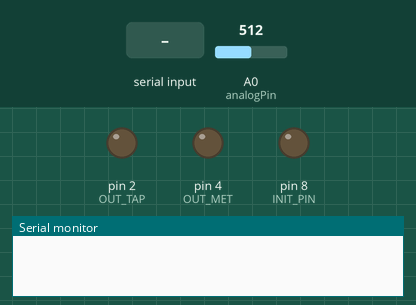
Simulated run of this sketch. Board: Arduino Uno, built with avr-gcc and run on an emulated ATmega328P. Shown: output pins drawn as LEDs (lit = HIGH), the last lines printed to the serial monitor. Inputs (shaded band) come from the test bench; at power-on: A0 (analogPin) = 512.

Above: at 1.2 s.
1.3 s: "a" received over Serial
At 1.55 s:
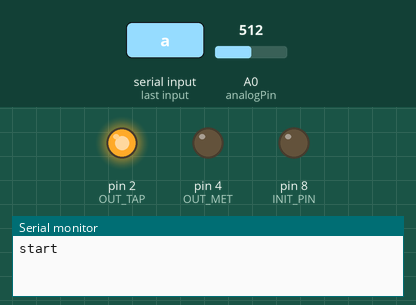
4.3 s: A0 (analogPin) set to 990
7.3 s: A0 (analogPin) set to 1019
At 9.2 s:
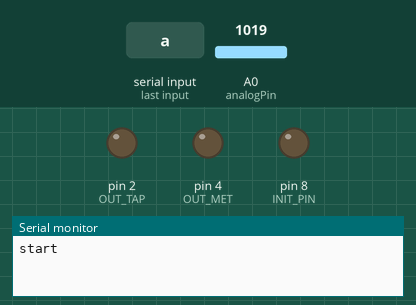
10.3 s: A0 (analogPin) set to 900
At 11.1 s:
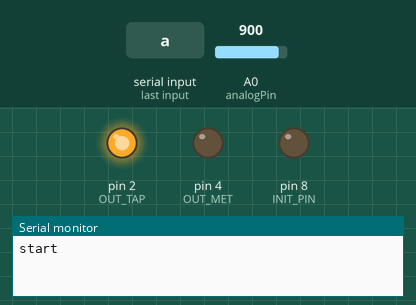
11.8 s: A0 (analogPin) set to 1023
At 12.3 s:
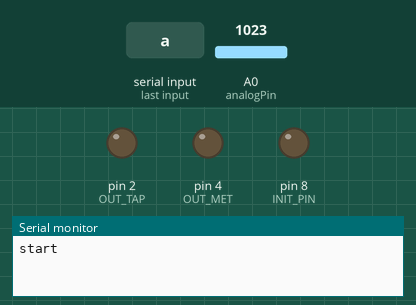
Timing chart, 0 to 14.8 s (numbered marks = the images above; inputs shaded):
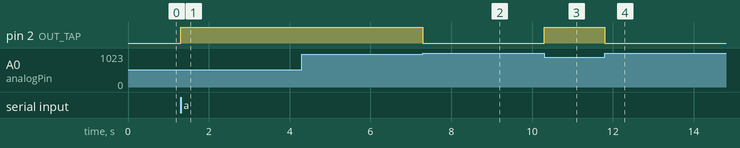

Measured:
- the behaviour switches between 1000 and 1001 on A0 (analogPin) (found by bisection; images 1 and 2)
- after the input at 1.3 s, pin 2 (OUT_TAP): LOW → HIGH at once
- after the input at 7.3 s, pin 2 (OUT_TAP): HIGH → LOW at once
- after the input at 10.3 s, pin 2 (OUT_TAP): LOW → HIGH at once
- after the input at 11.8 s, pin 2 (OUT_TAP): HIGH → LOW at once

The sketch:

test_tap_met.ino
```cpp
#include <Wire.h>
#include <TimerOne.h>

#define SAMPLING 5 //1/Hz*1000
#define TM 120000 //終了時間(ms)
#define TIME_MET 8000 //メトロノーム終了のタイム(ms)
#define PUSH 1000 //圧力センサの音を鳴らす最大値
#define OUT_MET 4
#define OUT_TAP 2
#define INIT_PIN 8 //メトロノームの音の初期化

int analogPin=0;
int data;
int val=1024;
int i=0;
int met_sound=1.0/SAMPLING*1000/2; //メトロノームの4カウント(1秒に2回だから割る2)
long end_time=TM+TIME_MET; //終了時間+メトロノーム時間
int start_stop=0; //スタート時1,ストップ時0
int read_status;
unsigned long t=0;
unsigned long tm=0;

void processing(){
  if(start_stop == 0){ //aが入力されたらスタート
    digitalWrite(OUT_TAP,LOW);
    digitalWrite(OUT_MET,LOW);
    if(Serial.available() > 0){
      read_status = Serial.read();
      if(read_status == 'a'){
        start_stop=1;
        Serial.println("start");
        delay(500);
        digitalWrite(INIT_PIN,HIGH);
      }
    }
  }
  else if(start_stop == 1){
    val=analogRead(analogPin);

    //メトロノーム
    if(tm < TIME_MET){ //メトロノームを鳴らし終える時間
      if(t == 0){
        digitalWrite(OUT_MET,HIGH);
        t=met_sound;
      }
      else{
        digitalWrite(OUT_MET,LOW);
      }
      t--;
    }
    else
      digitalWrite(OUT_MET,LOW); //LOWに固定

    //タップ
    if(val <= PUSH){
      digitalWrite(OUT_TAP,HIGH);
    }
    else{
      digitalWrite(OUT_TAP,LOW);
    }

    digitalWrite(INIT_PIN,LOW); //初期化PINをlowに固定

    //終了条件
    if(tm >= end_time){
      start_stop=0;
      tm=0;
      Serial.println("stop");
    }

    tm+=SAMPLING;
  }

  if(Serial.available() > 0){ //bが入力されたら停止
    read_status = Serial.read();
    if(read_status == 'b'){
      start_stop=0;
      tm=0;
      Serial.println("stop");
    }
  }

}

void setup(){
  Serial.begin(2000000);
  Wire.begin();

  pinMode(OUT_MET,OUTPUT);
  pinMode(OUT_TAP,OUTPUT);
  pinMode(INIT_PIN,OUTPUT);

  Timer1.initialize(SAMPLING*1000);
  Timer1.attachInterrupt(processing);
}

void loop(){}
```
